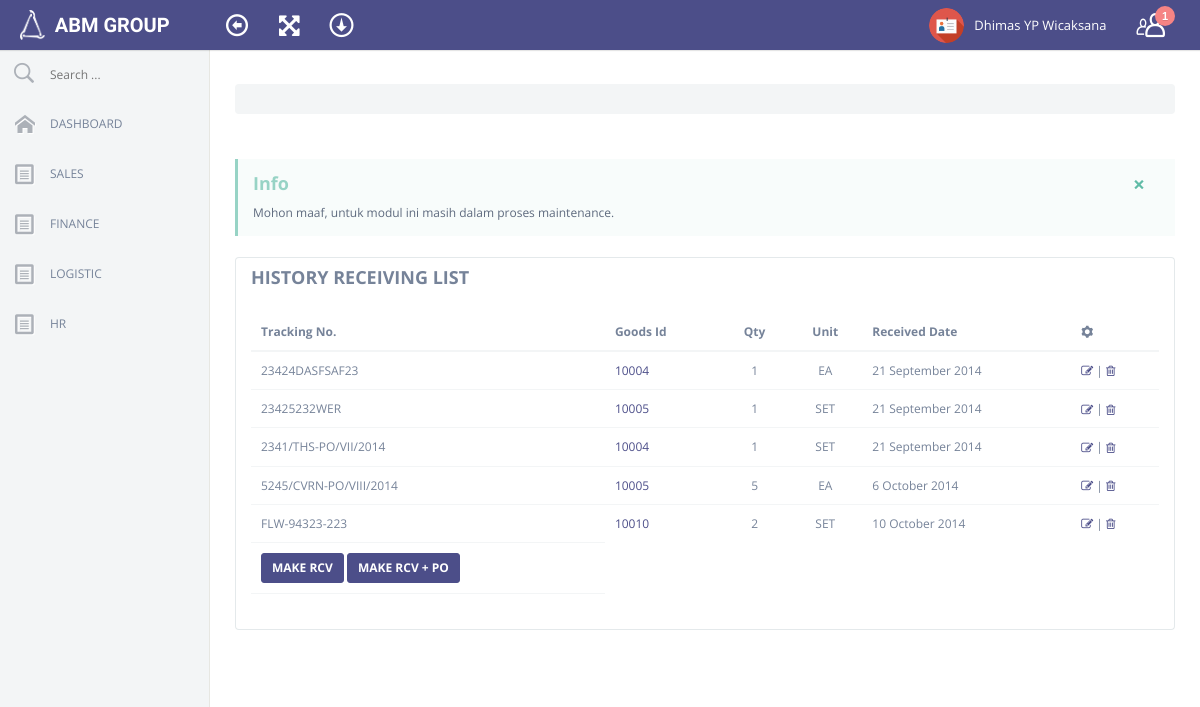
The page /inventory.php (signed in) on the database its author committed.
### tables this page shows
CREATE TABLE IF NOT EXISTS `employee` (
`id_karyawan` int(255) NOT NULL,
  `no_pegawai` int(255) DEFAULT NULL,
  `join_date` varchar(100) DEFAULT '',
  `status_karyawan` varchar(1000) DEFAULT '',
  `kode_company` varchar(100) DEFAULT '',
  `nama_depan` varchar(1000) DEFAULT '',
  `nama_tengah` varchar(1000) DEFAULT '',
  `nama_belakang` varchar(1000) DEFAULT '',
  `tempat_lahir` varchar(1000) DEFAULT '',
  `ttl_karyawan` varchar(1000) DEFAULT '',
  `alamat_karyawan` varchar(1000) DEFAULT '',
  `kota_karyawan` varchar(1000) DEFAULT '',
  `kodepos_karyawan` int(255) DEFAULT NULL,
  `propinsi_karyawan` varchar(1000) DEFAULT '',
  `negara_karyawan` varchar(1000) DEFAULT '',
  `telpon_karyawan` varchar(1000) DEFAULT '',
  `mobile_karyawan` varchar(1000) DEFAULT '',
  `email_karyawan` varchar(1000) DEFAULT '',
  `job_tittle` varchar(1000) DEFAULT '',
  `basic_salary` int(255) DEFAULT NULL,
  `meals_salary` int(255) DEFAULT NULL,
  `npwp` varchar(1000) DEFAULT '',
  `bpjs` varchar(1000) DEFAULT '',
  `sex` varchar(1000) DEFAULT '',
  `martial_status` varchar(1000) DEFAULT '',
  `spouse_name` varchar(1000) DEFAULT '',
  `no_child` int(10) DEFAULT NULL,
  `emergency_contact` varchar(1000) DEFAULT '',
  `emergency_phone` varchar(1000) DEFAULT '',
  `id_type` varchar(1000) DEFAULT '',
  `id_no` varchar(1000) DEFAULT '',
  `foto` varchar(1000) DEFAULT '',
  `status` int(10) DEFAULT NULL,
  `vis` int(10) DEFAULT NULL,
  `create_user` varchar(1000) DEFAULT '',
  `create_date` varchar(1000) DEFAULT '',
  `modified_user` varchar(1000) DEFAULT '',
  `modified_date` varchar(1000) DEFAULT ''
);

CREATE TABLE IF NOT EXISTS `inventory` (
`id_inv` int(255) NOT NULL,
  `noreg_inv` int(255) NOT NULL,
  `reference_no` varchar(1000) NOT NULL,
  `company_no` varchar(100) NOT NULL,
  `client_no` varchar(100) NOT NULL,
  `supplier_no` varchar(100) NOT NULL,
  `po_out` varchar(1000) NOT NULL,
  `goods_no` int(255) NOT NULL,
  `nama_barang` varchar(1000) NOT NULL,
  `jumlah` int(255) NOT NULL,
  `unit` varchar(100) NOT NULL,
  `date` varchar(1000) NOT NULL,
  `remark` varchar(1000) NOT NULL,
  `status` int(255) NOT NULL,
  `foto` varchar(100) NOT NULL,
  `swh` int(10) NOT NULL,
  `vis` int(10) NOT NULL,
  `create_user` varchar(1000) NOT NULL,
  `create_date` varchar(1000) NOT NULL,
  `modified_user` varchar(1000) NOT NULL,
  `modified_date` varchar(1000) NOT NULL
);

### inventory.php (the view, shortened to what this page needs)
<?PHP
	  $id2=$_SESSION['SESS_MEMBER_ID'];
	  $tampil= mysql_query("select * from user where id_pegawai='$id2'");
	  $data_tampil = mysql_fetch_array($tampil);
	  $kd_role = $data_tampil['role'];
	  $peg = $data_tampil['nama_pegawai'];
    $today = date("j/m/Y");
	if ($kd_role == "1") {
  include ("head_meta.php");
?>
<body>
  <?PHP
  include ("header.php");
  include ("sidebar.php");
  ?>
<div id=content>
  <div class=content-wrapper>
    <div class=row>
      <div class="col-lg-12 heading">
        <br>
        <ul id=crumb class=breadcrumb>
        </ul>
      </div>
    </div>
    <div class=outlet>
      <div class=row>
        <div class=col-lg-12>
          <div class="bs-callout bs-callout-info fade in">
            <button type=button class=close data-dismiss=alert aria-hidden=true>&times;</button>
            <h4>Info</h4>
            <p>Mohon maaf, untuk modul ini masih dalam proses maintenance.</p>
          </div>
        </div>
      </div>
      <div class=row>
        <div class=col-lg-12>
        </div>
      </div>
      <div class=row>
        <div class=col-lg-12>
          <div class="panel panel-default plain toggle panelRefresh">
            <div class="panel-heading white-bg">
              <h4>HISTORY RECEIVING LIST</h4>
            </div>
            <div class=panel-body>
              <table class="table display" id=datatable>
                <thead>
                  <tr>
                    <th>Tracking No.
                    <th>Goods Id
                    <th class="text-center">Qty
                    <th class="text-center">Unit
                    <th>Received Date
                    <th><i class="im-cog"></i>
                <tbody>
                <?PHP
                  $qt= mysql_query("select * from inventory where status='50' and vis='0' order by id_inv asc limit 0, 10001");
                    While($qt2= mysql_fetch_assoc($qt))
                      {
                        echo '<tr class="odd gradeX">';
                        echo '<td>'.$qt2['reference_no'];
                        echo '<td><a href="detail_barang.php?kd='.$qt2["goods_no"].'" target="_Blank">'.$qt2["goods_no"];
                        echo '</a>';
                        echo '<td class="text-center">'.$qt2['jumlah'];
                        echo '<td class="text-center">'.$qt2['unit'];
                        echo '<td>'.$qt2['create_date'];
                        echo '<td><a href="edit_inv.php?kd='.$qt2["noreg_inv"].'&&rol='.$qt2["swh"].'" target="_Blank"><i class="fa-edit"></i></a> | ';
                        echo '<a href="sys/engine/hapus_inv.php?kd='.$qt2["id_inv"].'&&dt='.$today.'&&pg='.$peg.'&&clt='.$qt2["noreg_inv"].'&&swch=1" onclick=\'return confirm("Anda yakin ingin menghapus?")\'><i class="fa-trash"></i></a>';
                      }
                ?>
                <tfoot>
                  <tr>
                    <th>
                      <a href="buat_inventory2.php" target="_Blank"><button type=button class="btn btn-sm btn-primary">MAKE RCV</button></a>
                      <a href="buat_inventory.php" target="_Blank"><button type=button class="btn btn-sm btn-primary">MAKE RCV + PO</button></a>
              </table>
            </div>
          </div>
        </div>
      </div>
    </div>
  </div>
</div>
<?PHP 	}  else { header("Location: error_page.php"); } ?>

### header.php (shortened to what this page needs)
Start #header -->
<div id="header">
  <div class=container-fluid>
    <div class=navbar>
      <div class="navbar-header">
        <a class=navbar-brand href=dashboard.php>
          <img style="margin: 5px 5px 10px 20px;" width="25" height="30" src=assets/img/logo01.png>
            <span class=text-logo>ABM GROUP</span><span class=text-slogan></span></a></div>
              <nav class=top-nav role=navigation>
                <ul class="nav navbar-nav pull-left">
                  <li id="toggle-sidebar-li"><a href=# id="toggle-sidebar"><i class=en-arrow-left2></i></a></li>
                  <li><a href=# class=full-screen><i class=fa-fullscreen></i></a></li>
                  <li><a href=# id="toggle-header-area"><i class=ec-download></i></a></li>
                </ul>
        <ul class="nav navbar-nav pull-right">
          <?PHP
                $idu= $data_tampil['nama_pegawai'];
                $idu2= mysql_query("select * from employee where nama_depan='$idu'") or die(mysql_error());
                $idu4= mysql_result($idu2, 0, 'nama_depan');
                $idu5= mysql_result($idu2, 0, 'nama_tengah');
                $idu6= mysql_result($idu2, 0, 'nama_belakang');
          ?>
          <li class=dropdown>
            <a href=# data-toggle=dropdown>
              <img class=user-avatar src=assets/img/ico/profile.png >
              <?PHP echo $idu4 ?> <?PHP echo $idu5 ?> <?PHP echo $idu6 ?>
            </a>
          </li>
          <li id="toggle-right-sidebar-li"><a href=# id="toggle-right-sidebar"><i class="ec-users"></i> <span class="notification">1</span></a></li>
        </ul>
      </nav>
    </div>
  </div>
</div>

### rows shown on the page
employee: nama_depan "Dhimas", nama_belakang "YP Wicaksana"
inventory: reference_no "23424DASFSAF23", goods_no "10004", jumlah "1", unit "EA", create_date "21 September 2014"
inventory: reference_no "23425232WER", goods_no "10005", jumlah "1", unit "SET", create_date "21 September 2014"
inventory: reference_no "2341/THS-PO/VII/2014", goods_no "10004", jumlah "1", unit "SET", create_date "21 September 2014"
inventory: reference_no "5245/CVRN-PO/VIII/2014", goods_no "10005", jumlah "5", unit "EA", create_date "6 October 2014"
inventory: reference_no "FLW-94323-223", goods_no "10010", jumlah "2", unit "SET", create_date "10 October 2014"
